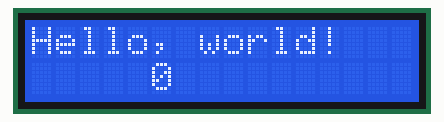
Bench run of a sketch on a simulated Arduino Uno, built with avr-gcc and run on an emulated ATmega328P. On the bench: 16×2 character LCD.

Above: at 0.1 s.
At 4.2 s:
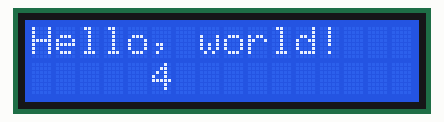
At 9.2 s:
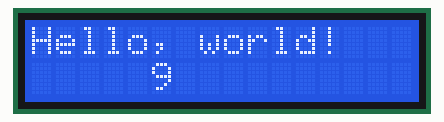
At 19.2 s:
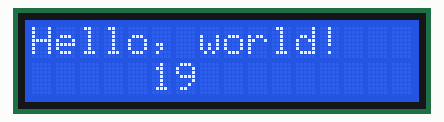
At 29.1 s:
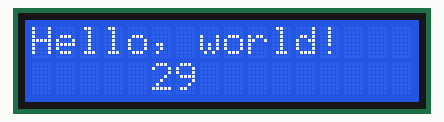
At 39.1 s:
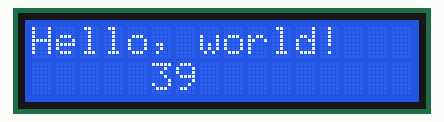

The sketch:

lcd2004_I2C_mill.ino
```cpp
//Compatible with the Arduino IDE 1.0
//Library version:1.1
#include <Wire.h>
#include <LiquidCrystal_I2C.h>

LiquidCrystal_I2C lcd(0x27, 16, 2); // set the LCD address to 0x27 for a 16 chars and 2 line display

void setup()
{
  lcd.init();                      // initialize the lcd

  // Print a message to the LCD.
  lcd.backlight();
  lcd.print("Hello, world!");
}

void loop()
{
  // 將游標設到 　第一行, 　第二列
  // (注意: 　第二列第五行，因為是從 0 開始數起):
  lcd.setCursor(5, 1);
  // 列印 Arduino 重開之後經過的秒數
  lcd.print(millis() / 1000);
  Serial.println(millis() / 1000);
  delay(200);
}
```

Measured:
- what the display in image 1 shows lasts 1.0 s, from 4.1 s to 5.1 s
